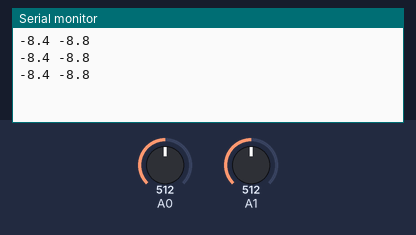
Simulated run of this sketch. Board: Arduino Uno, built with avr-gcc and run on an emulated ATmega328P. On the bench: the last lines printed to the serial monitor. The inputs (shaded band) are chosen by the test bench; at power-on: A0 = 512, A1 = 512.

Above: at 1.2 s.
1.3 s: A0 set to 716
At 1.9 s:
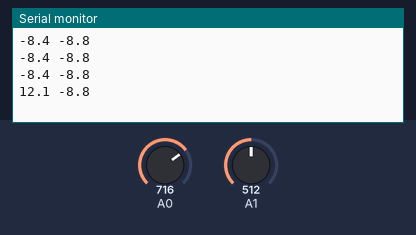
2.8 s: A1 set to 716
At 3.5 s:
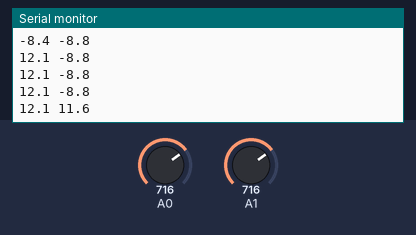
4.3 s: A0 set to 900
At 5.0 s:
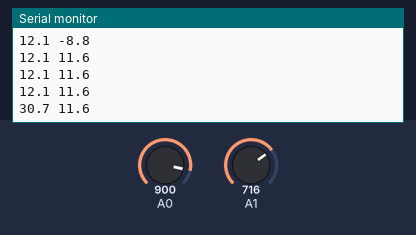
5.8 s: A1 set to 900
At 6.5 s:
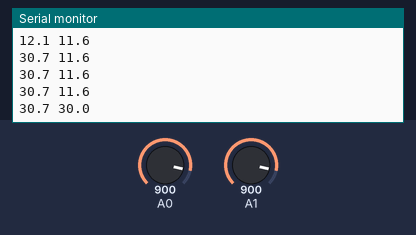
Timing chart, 0 to 8.3 s (numbered marks = the images above; inputs shaded):
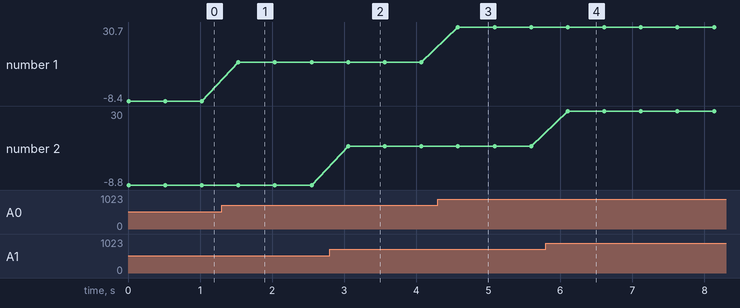

Measured:
- after the input at 1.3 s, the serial monitor: prints a new line after 0.23 s (image 1)
- after the input at 2.8 s, the serial monitor: prints a new line after 0.26 s (image 2)
- after the input at 4.3 s, the serial monitor: prints a new line after 0.28 s (image 3)
- after the input at 5.8 s, the serial monitor: prints a new line after 0.30 s (image 4)
- plotted number 1: -8.4 → 12.1 after the input at 1.3 s, 12.1 → 30.7 after the input at 4.3 s
- plotted number 2: -8.8 → 11.6 after the input at 2.8 s, 11.6 → 30 after the input at 5.8 s

The sketch:

Temperature_Reading.ino
```cpp
/*

*/

//Read interval in milliseconds
#define readInterval 500

//Temperature Sensors 1 and 2
const int analogin = A0;
const int analogin1 = A1;

//Temperature sensors ADU_K's for INTERNAL 1V1 Reference
// ADU_K = 1.1V / 1023 = 0.00107 Volt or 1,07 mV
const float ADU_K = 0.00107;

//Global variables for temperature reading
unsigned int input = 0;
unsigned int input1 = 0;

//Temperature sensors ADC_K's used to calibrate
//the output temperature according to the specific sensor used
float ADC_K = 1.06231;
float ADC_K1 = 1.06974;

void setup() {
  // put your setup code here, to run once:
  Serial.begin(9600);
  //with the next instruction we set the internal Reference of the Atmega
  analogReference(INTERNAL);
}

void loop() {
  // put your main code here, to run repeatedly:

  //this two measures are discarded since usually they give bad readings
  input = readADC(analogin);
  input1 = readADC(analogin1);


  float temp = ((input * ADU_K) / ADC_K - 0.6) * 100;
  float temp1 = ((input1 * ADU_K) / ADC_K1 - 0.6) * 100;

  //Comment the next three lines to use the processing sketch
  //to visualize in real time the temperature reading output
  //  Serial.print("ADU -1 :");
  //  Serial.print(input);
  //  Serial.print(" Temp: ");
  Serial.print(temp, 1);

  Serial.print(" ");
  //Comment the next three lines to use the processing sketch
  //to visualize in real time the temperature reading output
  //  Serial.print("ADU -2 :");
  //  Serial.print(input1);
  //  Serial.print(" Temp1: ");
  Serial.println(temp1, 1);
  delay(readInterval);

  /*
    for (int i = 0; i < 255; i++)
    {
      Serial.println(i);
      analogWrite(analogout, i);
      delay(100);
    }
  */


}

//this function is responsible for making the mean
//of the readouts and reduce the noise obtained from the ADC
int  readADC(int sensor)
{

  unsigned int readout = analogRead(sensor);

  unsigned int data;

  for (int i = 0; i < 33; i++)
  {
    data = data  + analogRead(sensor);
  }

  data = data / 33 ;

}
```
